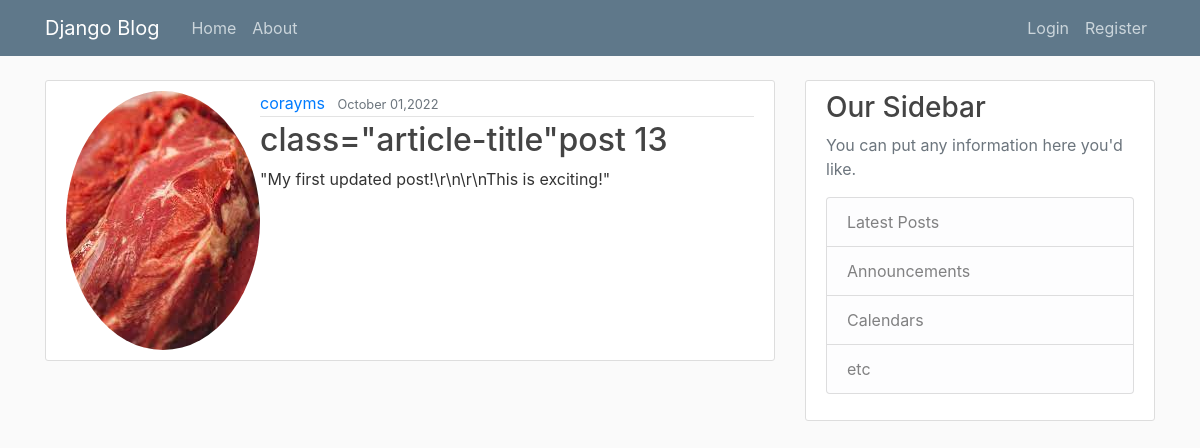
The page /post/13/ on the database its author committed.
### blog/models.py (models this page shows, shortened)
class post (models.Model):
	title = models.CharField(max_length=100)
	content = models.TextField()
	date_posted = models.DateTimeField(default=timezone.now)
	author = models.ForeignKey(User, on_delete=models.CASCADE)

### users/models.py (models this page shows, shortened)
class profile(models.Model):
	user = models.OneToOneField(User, on_delete=models.CASCADE)
	image = models.ImageField(default='default.jpg', upload_to='profile_pics')

### blog/views.py (the view)
# urls.py: path('post/<int:pk>/', PostDetailView.as_view(),name='post-detail'),
class PostDetailView(DetailView):
	model = post

### blog/templates/blog/post_detail.html (shortened to what this page needs)
{% extends "blog/base.html" %}
{% block content %}
	<article class="media content-section">
			<img class="rounded-circle artical-img" src="{{object.author.profile.image.url }}">
		  <div class="media-body">
		    <div class="article-metadata">
		      <a class="mr-2" href="{% url 'user-posts' object.author.username %}">{{ object.author }}</a>
		      <small class="text-muted">{{ object.date_posted |date:"F d,Y"}}</small>
		    </div>
		    <h2> class="article-title"{{ object.title }}</h2>
		    <p class="article-content">{{ object.content }}</p>
		  </div>
		</article>
	{% endblock content %}

### blog/static/blog/main.css (style rules this page uses)
body { background: #fafafa; color: #333333; margin-top: 5rem; }
h1, h2, h3, h4, h5, h6 { color: #444444; }
.content-section { background: #ffffff; padding: 10px 20px; border: 1px solid #dddddd; border-radius: 3px; margin-bottom: 20px; }
.article-content { white-space: pre-line; }
.article-metadata { padding-bottom: 1px; margin-bottom: 4px; border-bottom: 1px solid #e3e3e3 }

### rows shown on the page
post: author.profile.image (picture), author "corayms", date_posted "October 01,2022", title "post 13", content "\"My first updated post!\\r\\n\\r\\nThis is exciting!\""
